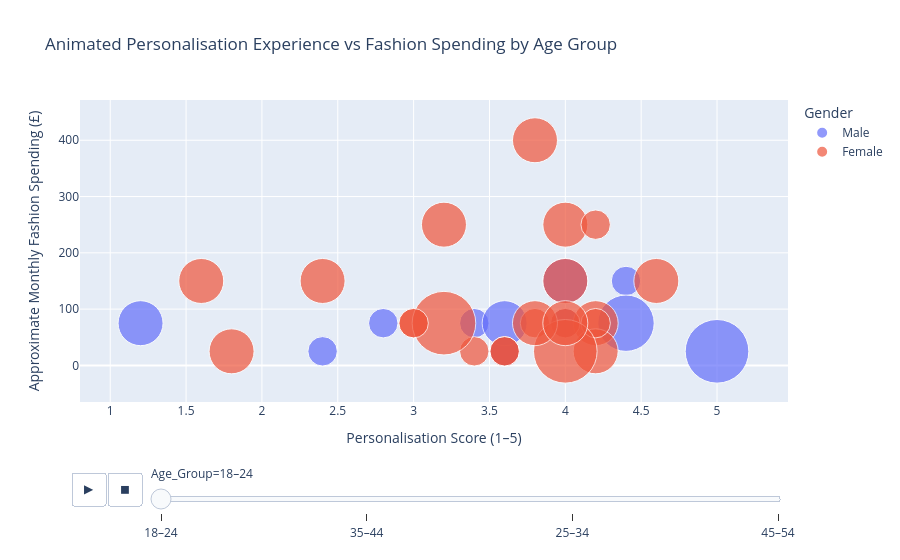

Here is the notebook cell this chart was saved with:
### Markdown cell above
## 15. Animated personalisation and spending by age group

### Code cell
fig = px.scatter(
    analysis_df,
    x='Personalisation_Score',
    y='Fashion_Spending',
    animation_frame='Age_Group',
    color='Gender',
    size='Purchase_Frequency',
    hover_data=['Income_Numeric','Brand_Reputation_Score'],
    title='Animated Personalisation Experience vs Fashion Spending by Age Group',
    labels={
        'Personalisation_Score':'Personalisation Score (1–5)',
        'Fashion_Spending':'Approximate Monthly Fashion Spending (£)',
        'Purchase_Frequency':'Purchase Frequency'
    },
    size_max=45
)
fig.show()

### Figure 1 — Plotly figure (JSON) as saved in the notebook; plotly's stock layout.template omitted (floating-point values rounded to 4 significant figures)
{"data": [{"customdata": [[1500, 3], [500, 4], [1500, 4], [500, 5], [500, 3.8], [1500, 5], [500, 4], [5500, 4.4], [3500, 4.6], [2500, 4.4], [2500, 4.8], [500, 3.6]], "hovertemplate": "Gender=Male<br>Age_Group=18–24<br>Personalisation Score (1–5)=%{x}<br>Approximate Monthly Fashion Spending (£)=%{y}<br>Purchase Frequency=%{marker.size}<br>Income_Numeric=%{customdata[0]}<br>Brand_Reputation_Score=%{customdata[1]}<extra></extra>", "legendgroup": "Male", "marker": {"color": "#636efa", "size": [1.5, 1.5, 1.5, 1.5, 7, 3.5, 3.5, 1.5, 1.5, 5.5, 3.5, 1.5], "sizemode": "area", "sizeref": 0.003457, "symbol": "circle"}, "mode": "markers", "name": "Male", "orientation": "v", "showlegend": true, "type": "scatter", "x": [4, 3.4, 2.8, 3.6, 5, 3.6, 1.2, 2.4, 4.4, 4.4, 4, 3.6], "xaxis": "x", "y": [75, 75, 75, 25, 25, 75, 75, 25, 150, 75, 150, 25], "yaxis": "y"}, {"customdata": [[2500, 5], [1500, 4.6], [1500, 5], [500, 4], [500, 4.4], [500, 4.2], [500, 3], [500, 3.6], [1500, 4.6], [500, 3.6], [1500, 4.4], [500, 1], [1500, 5], [500, 4], [500, 4.4], [1500, 1], [500, 5], [500, 3.8], [500, 3], [1500, 4.4], [500, 1.4], [3500, 4.6], [1500, 4.6]], "hovertemplate": "Gender=Female<br>Age_Group=18–24<br>Personalisation Score (1–5)=%{x}<br>Approximate Monthly Fashion Spending (£)=%{y}<br>Purchase Frequency=%{marker.size}<br>Income_Numeric=%{customdata[0]}<br>Brand_Reputation_Score=%{customdata[1]}<extra></extra>", "legendgroup": "Female", "marker": {"color": "#EF553B", "size": [3.5, 3.5, 3.5, 1.5, 3.5, 1.5, 1.5, 1.5, 1.5, 1.5, 3.5, 7, 3.5, 1.5, 3.5, 3.5, 3.5, 7, 3.5, 1.5, 3.5, 3.5, 1.5], "sizemode": "area", "sizeref": 0.003457, "symbol": "circle"}, "mode": "markers", "name": "Female", "orientation": "v", "showlegend": true, "type": "scatter", "x": [4, 4.2, 4.2, 4, 4.6, 4.2, 3, 3.8, 4.2, 3.4, 4, 4, 3.8, 3.6, 3.8, 1.8, 3.2, 3.2, 2.4, 3, 1.6, 4, 3.6], "xaxis": "x", "y": [250, 75, 25, 75, 150, 75, 75, 75, 250, 25, 150, 25, 400, 25, 75, 25, 250, 75, 150, 75, 150, 75, 25], "yaxis": "y"}], "layout": {"legend": {"itemsizing": "constant", "title": {"text": "Gender"}, "tracegroupgap": 0}, "sliders": [{"active": 0, "currentvalue": {"prefix": "Age_Group="}, "len": 0.9, "pad": {"b": 10, "t": 60}, "steps": [{"args": [["18–24"], {"frame": {"duration": 0, "redraw": false}, "fromcurrent": true, "mode": "immediate", "transition": {"duration": 0, "easing": "linear"}}], "label": "18–24", "method": "animate"}, {"args": [["35–44"], {"frame": {"duration": 0, "redraw": false}, "fromcurrent": true, "mode": "immediate", "transition": {"duration": 0, "easing": "linear"}}], "label": "35–44", "method": "animate"}, {"args": [["25–34"], {"frame": {"duration": 0, "redraw": false}, "fromcurrent": true, "mode": "immediate", "transition": {"duration": 0, "easing": "linear"}}], "label": "25–34", "method": "animate"}, {"args": [["45–54"], {"frame": {"duration": 0, "redraw": false}, "fromcurrent": true, "mode": "immediate", "transition": {"duration": 0, "easing": "linear"}}], "label": "45–54", "method": "animate"}], "x": 0.1, "xanchor": "left", "y": 0, "yanchor": "top"}], "title": {"text": "Animated Personalisation Experience vs Fashion Spending by Age Group"}, "updatemenus": [{"buttons": [{"args": [null, {"frame": {"duration": 500, "redraw": false}, "fromcurrent": true, "mode": "immediate", "transition": {"duration": 500, "easing": "linear"}}], "label": "&#9654;", "method": "animate"}, {"args": [[null], {"frame": {"duration": 0, "redraw": false}, "fromcurrent": true, "mode": "immediate", "transition": {"duration": 0, "easing": "linear"}}], "label": "&#9724;", "method": "animate"}], "direction": "left", "pad": {"r": 10, "t": 70}, "showactive": false, "type": "buttons", "x": 0.1, "xanchor": "right", "y": 0, "yanchor": "top"}], "xaxis": {"anchor": "y", "domain": [0, 1], "title": {"text": "Personalisation Score (1–5)"}}, "yaxis": {"anchor": "x", "domain": [0, 1], "title": {"text": "Approximate Monthly Fashion Spending (£)"}}}}
